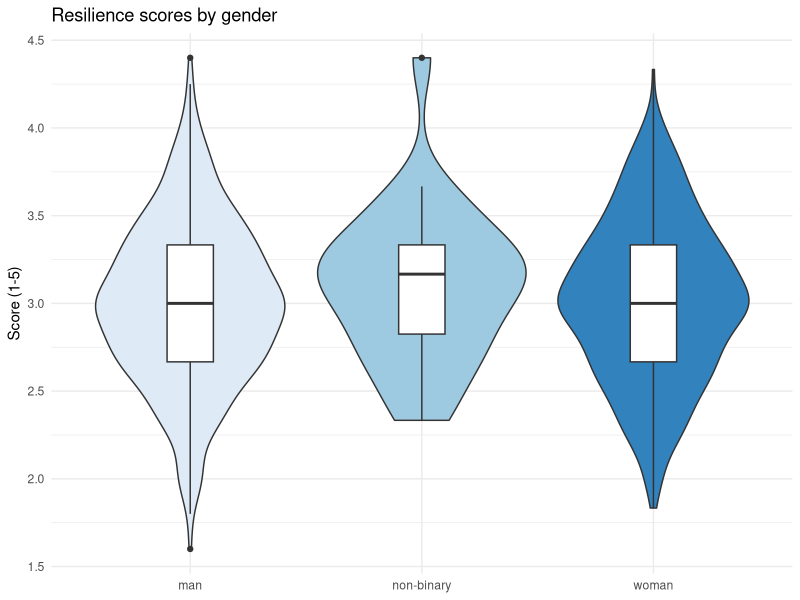
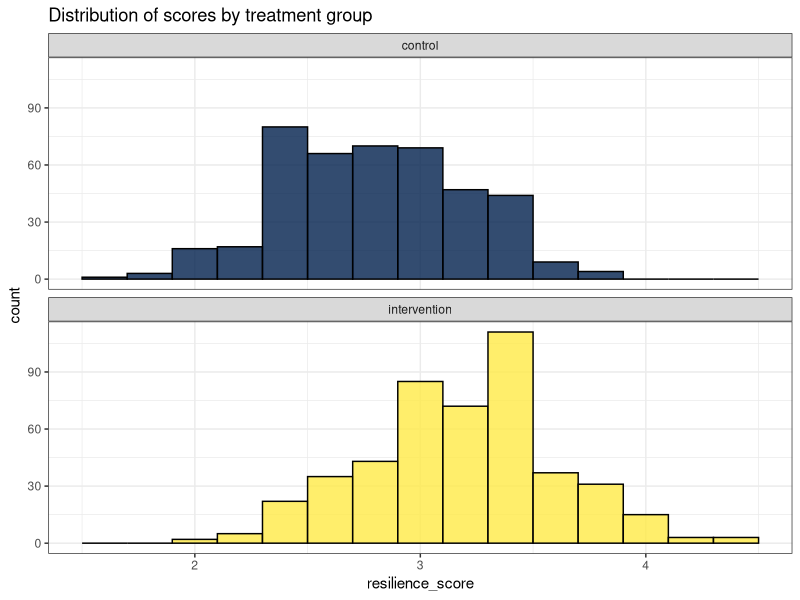
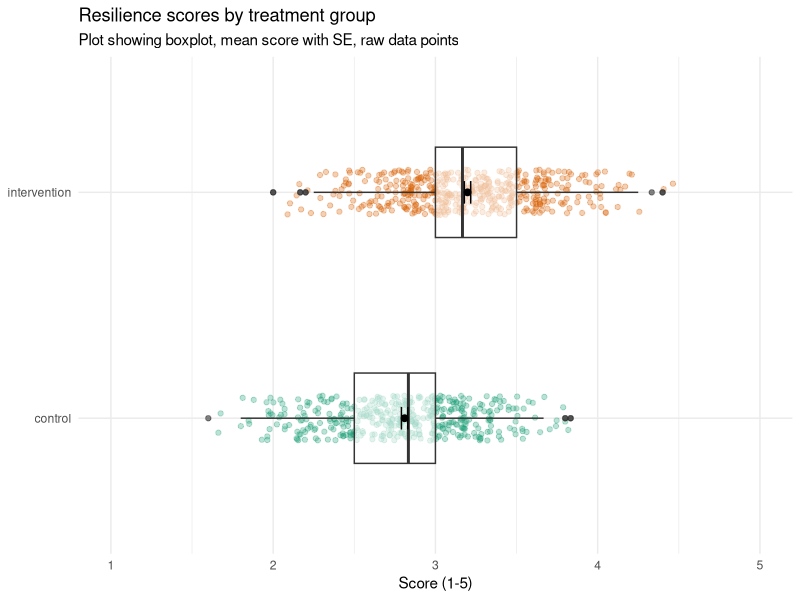

Generate these figures, in order, with R:
## ---- chunk 1
library(tidyverse)
demo_data <- read_csv("data/resilience/demographic_data.csv")
q_data <- read_csv("data/resilience/questionnaire_data.csv")
scoring <- read_csv("data/resilience/scoring.csv")

## ---- chunk 2
demo_cleaned <- demo_data %>%
  mutate(treatment = factor(treatment, # the variable you're converting
                            levels = c(1,2), # original values
                            labels = c("control", "intervention"))) # new labels
## ---- chunk 3
demo_cleaned <- demo_data %>%
  mutate(treatment = factor(treatment, 
                            levels = c(1,2), 
                            labels = c("control", "intervention")),
         gender = as.factor(gender)) # simpler version when no need to update labels
## ---- chunk 4
demo_cleaned <- demo_data %>%
  mutate(treatment = factor(treatment, 
                            levels = c(1,2), 
                            labels = c("control", "intervention")),
         gender = as.factor(gender),
         participant_ID = as.character(participant_ID)) # convert to character
## ---- chunk 5
q_cleaned <- q_data %>%
  mutate(participant_ID = as.character(participant_ID))
## ---- chunk 6
dat_wide <- inner_join(x = demo_cleaned, y = q_cleaned, by = "participant_ID") 
## ---- chunk 7
dat_long <- dat_wide %>%
  pivot_longer(cols = bounce_back_quickly:long_time_over_setbacks, 
               names_to = "item", 
               values_to = "response")
  
## ---- chunk 8
dat <- inner_join(x = dat_long, y = scoring, by = c("item", "response"))
## ---- chunk 9
dat_scores <- dat %>%
  group_by(participant_ID, gender, treatment) %>%
  summarise(resilience_score = mean(score, na.rm = TRUE)) %>%
  ungroup()
## ---- chunk 10
dat_scores %>%
  group_by(gender) %>%
  summarise(group_score = mean(resilience_score, na.rm = TRUE))
## ---- chunk 11
dat_scores %>%
  group_by(treatment) %>%
  summarise(group_score = mean(resilience_score, na.rm = TRUE))
## ---- chunk 12
ggplot(dat_scores, aes(x = gender, y = resilience_score, fill = gender)) +
  geom_violin() +
  geom_boxplot(width=.2, fill = "white") +
  theme_minimal() +
  scale_fill_brewer() +
  guides(fill = "none") +
  labs(title = "Resilience scores by gender", y = "Score (1-5)", x = NULL)
## ---- chunk 13
ggplot(dat_scores, aes(x = resilience_score, fill = treatment)) +
  geom_histogram(binwidth = .2, colour = "black", alpha = .8) +
  facet_wrap(~treatment, nrow= 2)+
  guides(fill = "none") +
  labs(title = "Distribution of scores by treatment group")+
  scale_fill_viridis_d(option = "E") +
  theme_bw()
## ---- chunk 14
ggplot(dat_scores, aes(x = treatment, y = resilience_score)) +
  geom_jitter(width = .1, height = .2, alpha = .3, aes(colour = treatment)) +
  geom_boxplot(width = .4, alpha = .6) +
  stat_summary(geom = "point", 
               fun = "mean", 
               size = 2, colour = "black") +
  stat_summary(geom = "errorbar", 
               fun.data = "mean_se", 
               colour = "black", width = .1) +
theme_minimal() +
  coord_flip(ylim = c(1,5)) +
  guides(colour = "none") +
  labs(title = "Resilience scores by treatment group", subtitle = "Plot showing boxplot, mean score with SE, raw data points", x = NULL, y = "Score (1-5)") +
  scale_colour_brewer(palette = "Dark2") 
